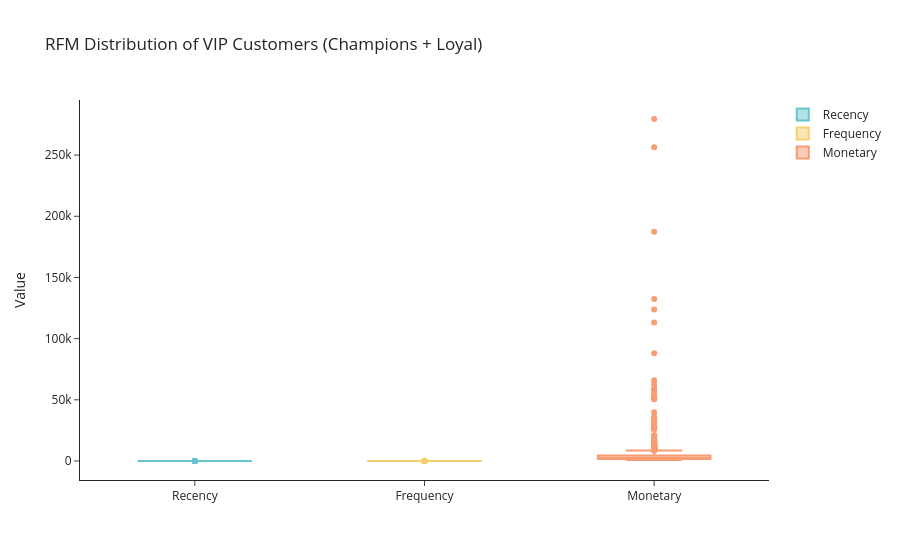

Notebook cell for this chart:
### Code cell
# Box plot to check the spread and outliers within the VIP segment
fig = go.Figure()
for metric, color in zip(["Recency", "Frequency", "Monetary"], PASTEL[:3]):
    fig.add_trace(go.Box(y=vip_segment[metric], name=metric, marker_color=color))

fig.update_layout(
    title="RFM Distribution of VIP Customers (Champions + Loyal)",
    yaxis_title="Value",
    template="simple_white"
)
fig.show()

### Figure 1 — Plotly figure (JSON) as saved in the notebook; plotly's stock layout.template omitted (floating-point values rounded to 4 significant figures; data arrays with more than 128 entries replaced by an {"elided": "..."} marker saying what was removed)
{"data": [{"marker": {"color": "rgb(102, 197, 204)"}, "name": "Recency", "type": "box", "y": {"elided": "1139 int values"}}, {"marker": {"color": "rgb(246, 207, 113)"}, "name": "Frequency", "type": "box", "y": {"elided": "1139 int values"}}, {"marker": {"color": "rgb(248, 156, 116)"}, "name": "Monetary", "type": "box", "y": {"elided": "1139 float values"}}], "layout": {"title": {"text": "RFM Distribution of VIP Customers (Champions + Loyal)"}, "yaxis": {"title": {"text": "Value"}}}}
